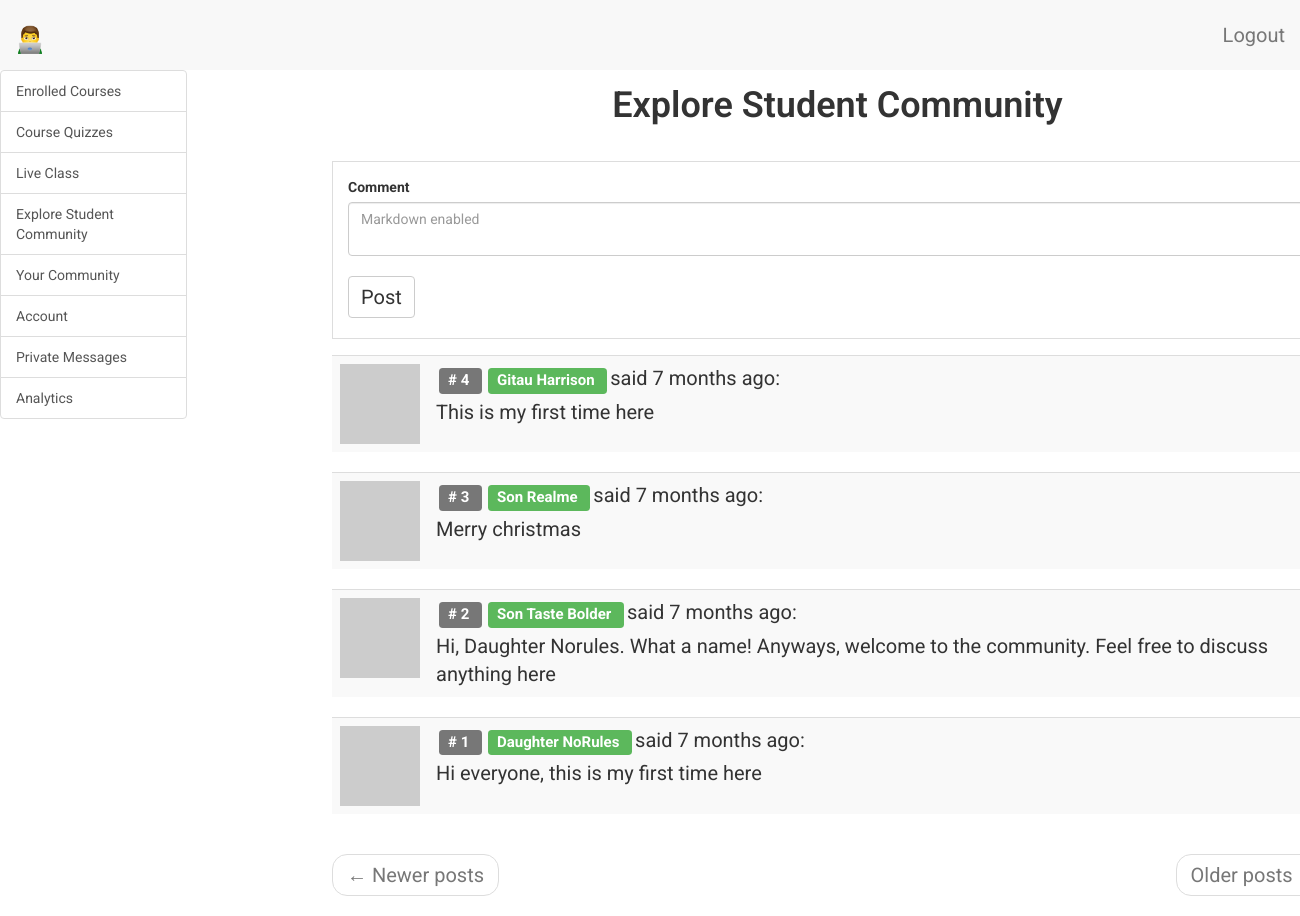
The page /student/dashboard/Son Taste Bolder/explore-student-community (signed in) on the database its author committed.
### app/models.py (models this page shows, shortened)
class CommunityComment(db.Model):
    __tablename__ = 'community_comment'
    id = db.Column(db.Integer, primary_key=True)
    body = db.Column(db.String(140))
    body_html = db.Column(db.Text)
    timestamp = db.Column(db.DateTime, index=True, default=datetime.utcnow)
    student_id = db.Column(db.Integer, db.ForeignKey('student.id'))

class Student(UserMixin, db.Model):
    __tablename__ = 'student'
    id = db.Column(db.Integer, primary_key=True)
    student_full_name = db.Column(db.String(64), index=True, unique=True)
    student_email = db.Column(db.String(120), index=True, unique=True)
    student_phone = db.Column(db.String(120), index=True, unique=True)
    student_school = db.Column(db.String(120), index=True)
    student_age = db.Column(db.Integer, index=True)
    student_course = db.Column(db.String(120), index=True)
    student_password_hash = db.Column(db.String(128))
    student_about_me = db.Column(db.String(140))
    student_last_seen = db.Column(db.DateTime, default=datetime.utcnow)
    parent_id = db.Column(db.Integer, db.ForeignKey('parent.id'))
    messages_sent = db.relationship(
        'StudentMessage',
        foreign_keys='StudentMessage.sender_id',
        backref='author',
        lazy='dynamic')
    messages_received = db.relationship(
        'StudentMessage',
        foreign_keys='StudentMessage.recipient_id',
        backref='recipient',
        lazy='dynamic')
    last_message_read_time = db.Column(db.DateTime)
    notifications = db.relationship(
        'StudentNotification',
        backref='student',
        lazy='dynamic')
    comments = db.relationship(
        'CommunityComment', backref='author', lazy='dynamic')
    webdev_chapter1_comments = db.relationship(
        'WebDevChapter1Comment', backref='author', lazy='dynamic')
    webdev_chapter2_comments = db.relationship(
        'WebDevChapter2Comment', backref='author', lazy='dynamic')
    webdev_chapter3_comments = db.relationship(
        'WebDevChapter3Comment', backref='author', lazy='dynamic')
    webdev_chapter1_objectives = db.relationship(
        'WebDevChapter1Objectives', backref='author', lazy='dynamic')
    webdev_chapter2_objectives = db.relationship(
        'WebDevChapter2Objectives', backref='author', lazy='dynamic')
    webdev_chapter3_objectives = db.relationship(
        'WebDevChapter3Objectives', backref='author', lazy='dynamic')
    webdev_chapter1_quiz_total_scores = db.relationship(
        'WebDevChapter1QuizTotalScore',
        backref='author',
        lazy='dynamic')
    webdev_chapter2_quiz_total_scores = db.relationship(
        'WebDevChapter2QuizTotalScore',
        backref='author',
        lazy='dynamic')
    webdev_chapter3_quiz_total_scores = db.relationship(
        'WebDevChapter3QuizTotalScore',
        backref='author',
        lazy='dynamic')
    webdev_chapter1_quiz_1_options = db.relationship(
        'WebDevChapter1Quiz1Options',
        backref='author',
        lazy='dynamic')
    webdev_chapter2_quiz_1_options = db.relationship(
        'WebDevChapter2Quiz1Options',
        backref='author',
        lazy='dynamic')
    webdev_chapter3_quiz_1_options = db.relationship(
        'WebDevChapter3Quiz1Options',
        backref='author',
        lazy='dynamic')
    webdev_chapter1_quiz_2_options = db.relationship(
        'WebDevChapter1Quiz2Options',
        backref='author',
        lazy='dynamic')
    webdev_chapter2_quiz_2_options = db.relationship(
        'WebDevChapter2Quiz2Options',
        backref='author',
        lazy='dynamic')
    webdev_chapter3_quiz_2_options = db.relationship(
        'WebDevChapter3Quiz2Options',
        backref='author',
        lazy='dynamic')
    webdev_chapter1_quiz_3_options = db.relationship(
        'WebDevChapter1Quiz3Options',
        backref='author',
        lazy='dynamic')
    webdev_chapter2_quiz_3_options = db.relationship(
        'WebDevChapter2Quiz3Options',
        backref='author',
        lazy='dynamic')
    webdev_chapter3_quiz_3_options = db.relationship(
        'WebDevChapter3Quiz3Options',
        backref='author',
        lazy='dynamic')
    webdev_chapter1_quiz_4_options = db.relationship(
        'WebDevChapter1Quiz4Options',
        backref='author',
        lazy='dynamic')
    webdev_chapter2_quiz_4_options = db.relationship(
        'WebDevChapter2Quiz4Options',
        backref='author',
        lazy='dynamic')
    webdev_chapter3_quiz_4_options = db.relationship(
        'WebDevChapter3Quiz4Options',
        backref='author',
        lazy='dynamic')
    webdev_chapter1_quiz_5_options = db.relationship(
        'WebDevChapter1Quiz5Options',
        backref='author',
        lazy='dynamic')
    webdev_chapter2_quiz_5_options = db.relationship(
        'WebDevChapter2Quiz5Options',
        backref='author',
        lazy='dynamic')
    webdev_chapter3_quiz_5_options = db.relationship(
        'WebDevChapter3Quiz5Options',
        backref='author',
        lazy='dynamic')
    general_multi_choice_answer_1 = db.relationship(
        'GeneralMultipleChoicesAnswer1',
        backref='author',
        lazy='dynamic')
    general_multi_choice_answer_2 = db.relationship(
        'GeneralMultipleChoicesAnswer2',
        backref='author',
        lazy='dynamic')
    general_multi_choice_answer_3 = db.relationship(
        'GeneralMultipleChoicesAnswer3',
        backref='author',
        lazy='dynamic')
    general_multi_choice_answer_4 = db.relationship(
        'GeneralMultipleChoicesAnswer4',
        backref='author',
        lazy='dynamic')
    general_multi_choice_answer_5 = db.relationship(
        'GeneralMultipleChoicesAnswer5',
        backref='author',
        lazy='dynamic')
    general_multi_choice_answer_6 = db.relationship(
        'GeneralMultipleChoicesAnswer6',
        backref='author',
        lazy='dynamic')
    general_multi_choice_answer_7 = db.relationship(
        'GeneralMultipleChoicesAnswer7',
        backref='author',
        lazy='dynamic')
    general_multi_choice_answer_8 = db.relationship(
        'GeneralMultipleChoicesAnswer8',
        backref='author',
        lazy='dynamic')
    general_multi_choice_answer_9 = db.relationship(
        'GeneralMultipleChoicesAnswer9',
        backref='author',
        lazy='dynamic')
    general_multi_choice_answer_10 = db.relationship(
        'GeneralMultipleChoicesAnswer10',
        backref='author',
        lazy='dynamic')
    def new_messages(self):
        last_read_time = self.last_message_read_time or datetime(1900, 1, 1)
        return StudentMessage.query.filter_by(recipient=self).filter(
            StudentMessage.timestamp > last_read_time).count()
    def avatar_student(self, size):
        digest = md5(self.student_email.lower().encode('utf-8')).hexdigest()
        return 'https://www.gravatar.com/avatar/{}?d=identicon&s={}'.format(
            digest, size)
    followed = db.relationship(
        'Student',
        secondary=followers,
        primaryjoin=(followers.c.follower_id == id),
        secondaryjoin=(followers.c.followed_id == id),
        backref=db.backref('followers', lazy='dynamic'), lazy='dynamic')

### app/student/routes.py (the view, shortened to what this page needs)
@bp.route('/dashboard/<student_full_name>/explore-student-community')
@login_required
def dashboard_explore_student_community(student_full_name):
    student = Student.query.filter_by(
        student_full_name=student_full_name).first()
    comment_form = CommentForm()
    page = request.args.get('page', 1, type=int)
    comments = CommunityComment.query.order_by(
        CommunityComment.timestamp.desc()).paginate(
        page, current_app.config['POSTS_PER_PAGE'], False)
    next_url = url_for(
        'student.dashboard_explore_student_community',
        student_full_name=student.student_full_name,
        page=comments.next_num) if comments.has_next else None
    prev_url = url_for(
        'student.dashboard_explore_student_community',
        student_full_name=student.student_full_name,
        page=comments.prev_num) if comments.has_prev else None
    return render_template(
        'student/explore_student_community.html',
        title='Explore Student Community',
        student=student,
        comment_form=comment_form,
        comments=comments.items,
        next_url=next_url,
        prev_url=prev_url)

### app/student/forms.py
class CommentForm(FlaskForm):
    comment = PageDownField(
        'Comment',
        validators=[DataRequired()],
        render_kw={"placeholder": "Markdown enabled"})
    submit = SubmitField('Post')

### app/models.py (called while the page is built)
@login.user_loader
def load_user(id):
    admin = Admin.query.get(int(id))
    teacher = Teacher.query.get(int(id))
    student = Student.query.get(int(id))
    parent = Parent.query.get(int(id))
    if admin:
        return admin
    elif teacher:
        return teacher
    elif student:
        return student
    elif parent:
        return parent
    else:
        return None

### app/student/routes.py (called while the page is built)
@bp.before_request
def before_request():
    if current_user.is_authenticated:
        current_user.student_last_seen = datetime.utcnow()
        db.session.commit()

### app/templates/student/explore_student_community.html (shortened to what this page needs)
{% extends 'base.html' %}
{% import 'bootstrap/wtf.html' as wtf %}
{% block student_app_content %}
    <div class="row">
        <div class="col-sm-12">
        </div>
    </div>
    <div class="row text-center">
        <div class="col-sm-12 student-content-title">
            <h1>{{ title }}</h1>
        </div>
    </div>
    <div id="explore-community" class="tabcontent">
        <div class="row">
            <div class="col-sm-12 my-form">
                {{ wtf.quick_form(comment_form) }}
            </div>
            <div class="col-sm-6">
            </div>
        </div>
        <div class="row">
            <div class="col-sm-12">
                {% for comment in comments %}
                    {% include 'student/_comments_students.html' %}
                {% endfor %}
            </div>
        </div>
        <div class="row">
            <div class="col-sm-12">
                <nav aria-label="...">
                    <ul class="pager">
                        <li class="previous{% if not prev_url %} disabled{% endif %}">
                            <a href="{{ prev_url or '#' }}">
                                <span aria-hidden="true">&larr;</span> Newer posts
                            </a>
                        </li>
                        <li class="next{% if not next_url %} disabled{% endif %}">
                            <a href="{{ next_url or '#' }}">
                                Older posts <span aria-hidden="true">&rarr;</span>
                            </a>
                        </li>
                    </ul>
                </nav>
            </div>
        </div>
    </div>
{% endblock %}

### app/templates/student/_comments_students.html
<table class="table table-striped">
    <tr valign='top'>
        <td width="30px">
            <a href=" {{ url_for('student.profile_student', student_full_name=comment.author.student_full_name) }} ">
                <img src=" {{ comment.author.avatar_student(30) }}  ">
            </a>
        </td>
        <td>
            <span class="comment-id label label-default"># {{ comment.id }} </span>
            <span class="student_popup">
                <a href="{{ url_for('student.profile_student', student_full_name=comment.author.student_full_name) }}">
                    <span class="label label-success"> {{ comment.author.student_full_name }} </span>
                </a>
            </span>
            said {{ moment(comment.timestamp).fromNow() }}:
            <br>
            <div class="comment-body">
                {% if comment.body_html %}
                    {{ comment.body_html | safe }}
                {% else %}
                    {{ comment.body }}
                {% endif %}
            </div>
        </td>
    </tr>
</table>

### app/static/css/main.css (style rules this page uses)
.my-form, .card-deck { padding: 15px; border: 1px solid #ddd; margin: 15px; }
.label { margin: 3px; }
html, body { font-family: 'Roboto', sans-serif; }
h1 { padding-bottom: 10px; font-weight: 600; margin-top: 0px; padding-top: 0px; }
p, li { line-height: 30px; margin-top: 10px; margin-bottom: 10px; }
p, li, td, .btn, .btn-alt, .schedule-btn { font-size: 20px; }
.comment-body { margin-top: 5px; }
.review-title h1, .student-content-title h1, .admin-content-title h1 { padding-top: 15px; }
.btn { margin-top: 5px; margin-bottom: 5px; }
.tabcontent { float: left; padding: 0px 12px; width: 99%; border-left: none; height: 300px; }

### rows shown on the page
CommunityComment: id "4", author.student_full_name "Gitau Harrison", timestamp "7 months ago", body "This is my first time here"
CommunityComment: id "3", author.student_full_name "Son Realme", timestamp "7 months ago", body "Merry christmas"
CommunityComment: id "2", author.student_full_name "Son Taste Bolder", timestamp "7 months ago", body "Hi, Daughter Norules. What a name! Anyways, welcome to the community. Feel free to discuss anything here"
CommunityComment: id "1", author.student_full_name "Daughter NoRules", timestamp "7 months ago", body "Hi everyone, this is my first time here"

### other values the page prints
{{ title }} "Explore Student Community"
